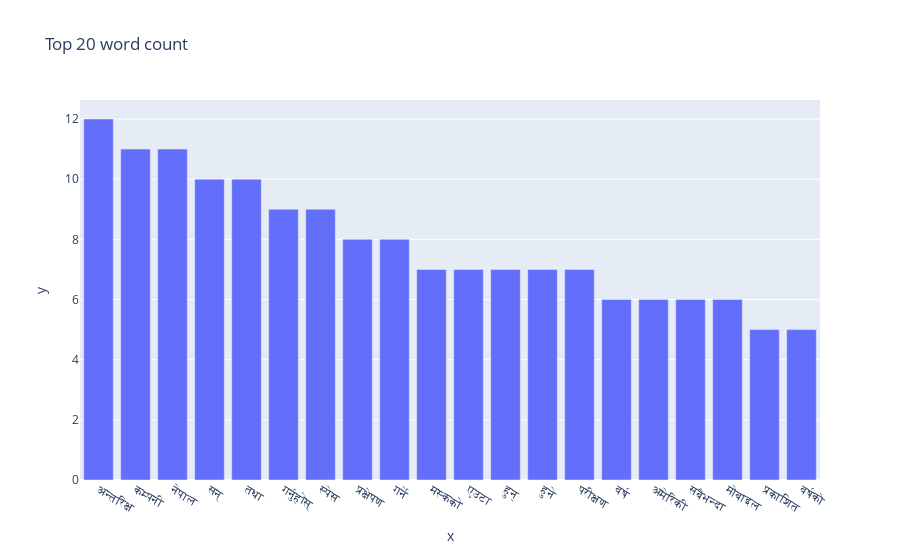

Here is the notebook cell this chart was saved with:
### Markdown cell above
## Plotting the top 20 words

### Code cell
import plotly.express as px
 
x_axis, y_axis = [], []

for each in top_counts:
    x_axis.append(each[0])
    y_axis.append(each[1])


fig = px.bar(x=x_axis, y = y_axis, title='Top 20 word count')

fig.show()

### Figure 1 — Plotly figure (JSON) as saved in the notebook; plotly's stock layout.template omitted (floating-point values rounded to 4 significant figures)
{"data": [{"alignmentgroup": "True", "hovertemplate": "x=%{x}<br>y=%{y}<extra></extra>", "legendgroup": "", "marker": {"color": "#636efa", "pattern": {"shape": ""}}, "name": "", "offsetgroup": "", "orientation": "v", "showlegend": false, "textposition": "auto", "type": "bar", "x": ["अन्तरिक्ष", "कम्पनी", "नेपाल", "सन्", "तथा", "गर्नुहोस्", "स्पेस", "प्रक्षेपण", "गर्ने", "मस्कको", "एउटा", "हुन्", "हुने", "परीक्षण", "वर्ष", "अमेरिकी", "सबैभन्दा", "मोबाइल", "प्रकाशित", "वर्षको"], "xaxis": "x", "y": [12, 11, 11, 10, 10, 9, 9, 8, 8, 7, 7, 7, 7, 7, 6, 6, 6, 6, 5, 5], "yaxis": "y"}], "layout": {"barmode": "relative", "legend": {"tracegroupgap": 0}, "title": {"text": "Top 20 word count"}, "xaxis": {"anchor": "y", "domain": [0, 1], "title": {"text": "x"}}, "yaxis": {"anchor": "x", "domain": [0, 1], "title": {"text": "y"}}}}
